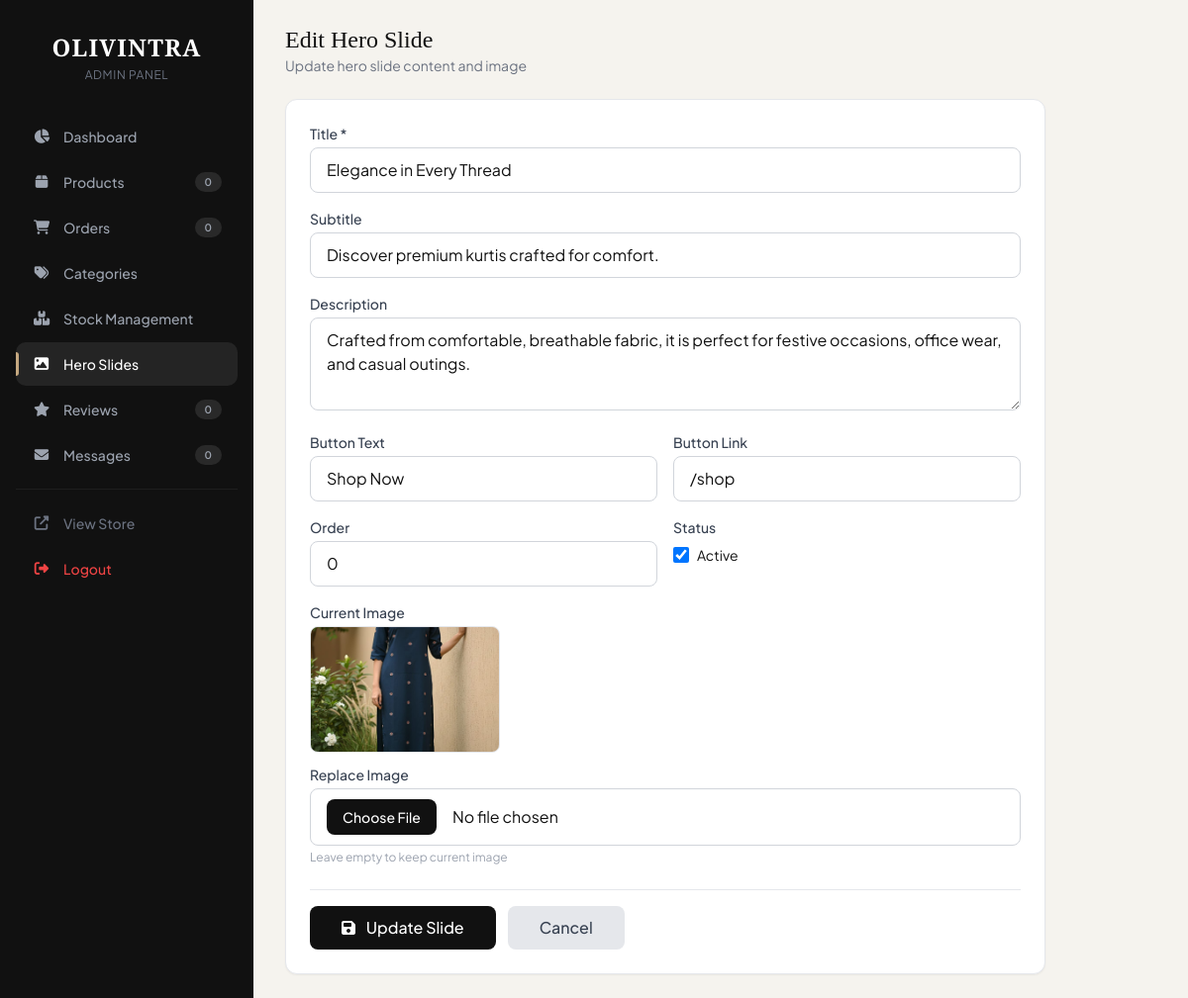
The page /admin/hero/edit/1 (signed in) on the database its author committed.
### models.py (models this page shows, shortened)
class HeroSlide(db.Model):
    id = db.Column(db.Integer, primary_key=True)
    title = db.Column(db.String(200), nullable=False)
    subtitle = db.Column(db.String(200))
    description = db.Column(db.Text)
    button_text = db.Column(db.String(50), default='Shop Now')
    button_link = db.Column(db.String(200), default='/shop')
    image = db.Column(db.String(200))
    order = db.Column(db.Integer, default=0)
    is_active = db.Column(db.Boolean, default=True)
    created_at = db.Column(db.DateTime, default=datetime.utcnow)
    updated_at = db.Column(db.DateTime, default=datetime.utcnow, onupdate=datetime.utcnow)

### app.py (the view, shortened to what this page needs)
@app.route('/admin/hero/edit/<int:id>', methods=['GET', 'POST'])
@login_required
@admin_required
def admin_hero_edit(id):
    slide = HeroSlide.query.get_or_404(id)
    return render_template('admin/hero_edit.html', slide=slide)

### app.py (called while the page is built, shortened)
@login_manager.user_loader
def load_user(user_id):
    admin = Admin.query.get(int(user_id))
    if admin:
        return admin
    return None

@app.before_request
def create_admin():
    if not Admin.query.first():
        admin = Admin(username=Config.ADMIN_USERNAME)
        admin.set_password(Config.ADMIN_PASSWORD)
        db.session.add(admin)
        db.session.commit()

@app.context_processor
def utility_processor():
    def cart_count():
        if 'cart' in session:
            return sum(item['quantity'] for item in session['cart'])
        return 0
    whatsapp_number = '+919037392700'
    whatsapp_url = f'https://wa.me/{whatsapp_number}'
    return dict(
        cart_count=cart_count,
        whatsapp_number=whatsapp_number,
        whatsapp_url=whatsapp_url,
        datetime=datetime
    )

def admin_required(f):
    @wraps(f)
    def decorated_function(*args, **kwargs):
        if not current_user.is_authenticated:
            flash('Please login as admin to continue.', 'error')
            return redirect(url_for('admin_login'))
        if not isinstance(current_user, Admin):
            flash('Access denied. Admin only.', 'error')
            return redirect(url_for('admin_login'))
        return f(*args, **kwargs)
    return decorated_function

### templates/admin/hero_edit.html (shortened to what this page needs)
{% extends "admin/base_admin.html" %}
{% block admin_content %}
<div class="mb-6">
    <h2 class="text-2xl font-serif text-brand-dark">Edit Hero Slide</h2>
    <p class="text-gray-500 text-sm">Update hero slide content and image</p>
</div>
<div class="bg-white p-6 rounded-xl shadow-sm border border-gray-200 max-w-3xl">
    <form method="POST" enctype="multipart/form-data" class="space-y-6">
        <div class="grid grid-cols-1 md:grid-cols-2 gap-4">
            <div class="md:col-span-2">
                <label class="block text-sm font-medium text-gray-700 mb-1">Title *</label>
                <input type="text" name="title" value="{{ slide.title }}" required class="w-full px-4 py-2.5 border border-gray-300 rounded-lg focus:ring-2 focus:ring-brand-accent focus:border-transparent outline-none transition">
            </div>
            <div class="md:col-span-2">
                <label class="block text-sm font-medium text-gray-700 mb-1">Subtitle</label>
                <input type="text" name="subtitle" value="{{ slide.subtitle }}" class="w-full px-4 py-2.5 border border-gray-300 rounded-lg focus:ring-2 focus:ring-brand-accent focus:border-transparent outline-none transition">
            </div>
            <div class="md:col-span-2">
                <label class="block text-sm font-medium text-gray-700 mb-1">Description</label>
                <textarea name="description" rows="3" class="w-full px-4 py-2.5 border border-gray-300 rounded-lg focus:ring-2 focus:ring-brand-accent focus:border-transparent outline-none transition">{{ slide.description }}</textarea>
            </div>
            <div>
                <label class="block text-sm font-medium text-gray-700 mb-1">Button Text</label>
                <input type="text" name="button_text" value="{{ slide.button_text }}" class="w-full px-4 py-2.5 border border-gray-300 rounded-lg focus:ring-2 focus:ring-brand-accent focus:border-transparent outline-none transition">
            </div>
            <div>
                <label class="block text-sm font-medium text-gray-700 mb-1">Button Link</label>
                <input type="text" name="button_link" value="{{ slide.button_link }}" class="w-full px-4 py-2.5 border border-gray-300 rounded-lg focus:ring-2 focus:ring-brand-accent focus:border-transparent outline-none transition">
            </div>
            <div>
                <label class="block text-sm font-medium text-gray-700 mb-1">Order</label>
                <input type="number" name="order" value="{{ slide.order }}" class="w-full px-4 py-2.5 border border-gray-300 rounded-lg focus:ring-2 focus:ring-brand-accent focus:border-transparent outline-none transition">
            </div>
            <div>
                <label class="block text-sm font-medium text-gray-700 mb-1">Status</label>
                <label class="flex items-center gap-2 cursor-pointer mt-2">
                    <input type="checkbox" name="is_active" {% if slide.is_active %}checked{% endif %} class="w-4 h-4 text-brand-accent focus:ring-brand-accent rounded">
                    <span class="text-sm">Active</span>
                </label>
            </div>
            <div class="md:col-span-2">
                <label class="block text-sm font-medium text-gray-700 mb-1">Current Image</label>
                {% if slide.image %}
                <div class="mb-3">
                    <div class="w-48 h-32 bg-gray-100 rounded-lg overflow-hidden border border-gray-200">
                        <div class="w-full h-full bg-cover bg-center"
                             style="background-image: url('{{ url_for('static', filename='uploads/' + slide.image) }}');">
                        </div>
                    </div>
                </div>
                {% else %}
                <p class="text-sm text-gray-500 mb-2">No image uploaded</p>
                {% endif %}
                <label class="block text-sm font-medium text-gray-700 mb-1">Replace Image</label>
                <input type="file" name="image" accept="image/*" class="w-full px-4 py-2.5 border border-gray-300 rounded-lg focus:ring-2 focus:ring-brand-accent focus:border-transparent outline-none transition file:mr-4 file:py-2 file:px-4 file:rounded-lg file:border-0 file:text-sm file:font-medium file:bg-brand-dark file:text-white hover:file:bg-brand-accent">
                <p class="text-xs text-gray-400 mt-1">Leave empty to keep current image</p>
            </div>
        </div>
        <div class="flex gap-3 pt-4 border-t border-gray-200">
            <button type="submit" class="bg-brand-dark text-white px-8 py-2.5 rounded-lg hover:bg-brand-accent transition font-medium">
                <i class="fas fa-save mr-2"></i> Update Slide
            </button>
            <a href="/admin/hero" class="bg-gray-200 text-gray-700 px-8 py-2.5 rounded-lg hover:bg-gray-300 transition font-medium">
                Cancel
            </a>
        </div>
    </form>
</div>
{% endblock %}

### templates/admin/base_admin.html (style rules this page uses)
* { box-sizing: border-box; }
body { font-family: 'Plus Jakarta Sans', sans-serif; background-color: #f5f3ee; color: #111111; }
.font-serif { font-family: 'Playfair Display', serif; }
button, .btn, .menu-btn, .close-btn, .sidebar-link, .menu-link { min-height: 44px; min-width: 44px; touch-action: manipulation; -webkit-tap-highlight-color: transparent; }
input, select, textarea { font-size: 16px !important; }

### rows shown on the page
HeroSlide: title "Elegance in Every Thread", subtitle "Discover premium kurtis crafted for comfort.", description "Crafted from comfortable, breathable fabric, it is perfect for festive occasions, office wear, and casual outings.", button_text "Shop Now", button_link "/shop", order "0", is_active "☑", image (picture)

### other values the page prints
{{ total_products if total_products else 0 }} "0"
{{ pending_count }} "0"
{{ review_count }} "0"
{{ msg_count }} "0"
